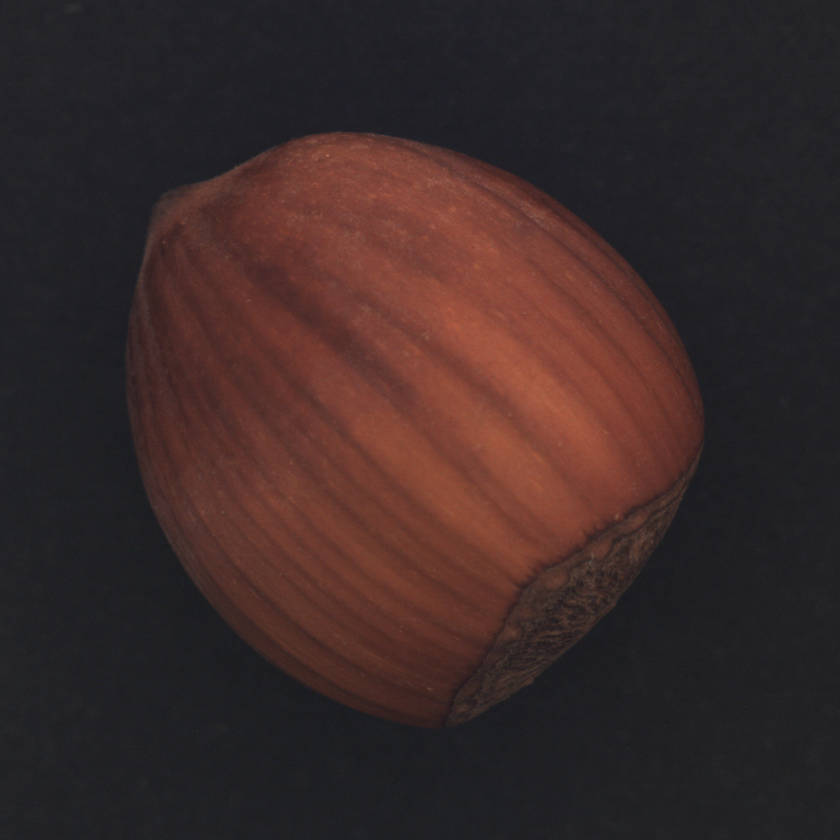
#> input picture data/001.png, 840 x 840 px, shrunk from 1024 x 1024 before the run; its folder holds only this picture in this run
$ jupyter execute --allow-errors Registration.ipynb
#> lines starting #> are read from the running program, lines starting #| are printed output that depends on the picture
[cell 1]
import os, cv2, glob

import numpy as np

import matplotlib.pyplot as plt

[cell 2]
DATA_DIR = os.path.join('data')
paths = glob.glob(os.path.join(DATA_DIR, '*.png'))

[cell 3]
def rotate(img, angle=90, scale=1.0):
    h, w, _ = img.shape
    x_c, y_c = w//2, h//2

    m = cv2.getRotationMatrix2D((x_c, y_c), angle, scale)
    outs = cv2.warpAffine(img, m, (w, h))
    return outs

def plot_imshow(img, types='hwc', fname='sample.pdf', savefig=False):
    if types == 'chw':
        img = np.transpose(img, (1, 2, 0))

    plt.figure(figsize=(6,6))
    plt.imshow(img)
    if savefig:
        plt.savefig(fname, dpi=200)
    plt.show()


def detector(img1, img2, model):
    h, w, _ = img1.shape
    k1, d1 = model.detectAndCompute(img1, None)
    k2, d2 = model.detectAndCompute(img2, None)

    bf = cv2.BFMatcher(cv2.NORM_L2, crossCheck=True)

    matches = bf.match(d1, d2)
    matches = sorted(matches, key=lambda x: x.distance)
    no_of_matches = len(matches)

    p1 = np.zeros((no_of_matches, 2))
    p2 = np.zeros((no_of_matches, 2))

    for i in range(len(matches)):
        p1[i, :] = k1[matches[i].queryIdx].pt
        p2[i, :] = k2[matches[i].trainIdx].pt

    homography, mask = cv2.findHomography(p1, p2, cv2.RANSAC)

    transformed_img = cv2.warpPerspective(img2, homography, (w, h))

    outs = cv2.drawMatches(img1, k1, img2, k2, matches[:20], None, flags=2)

    return outs, transformed_img

[cell 4]
imgs = cv2.imread(paths[0])
#> imgs is the input picture: shape (840, 840, 3); mean B, G, R 41, 41.8, 58.6
#> (the rest of this cell did not finish here and is left out)

[cell 5]
plot_imshow(imgs)

#> (a cell that did not finish here is left out)

#> (a cell that did not finish here is left out)

### ORB Registration

[cell 8]
orb_detector = cv2.ORB_create()

imgs = cv2.normalize(imgs, None, 0, 255, cv2.NORM_MINMAX).astype('uint8')
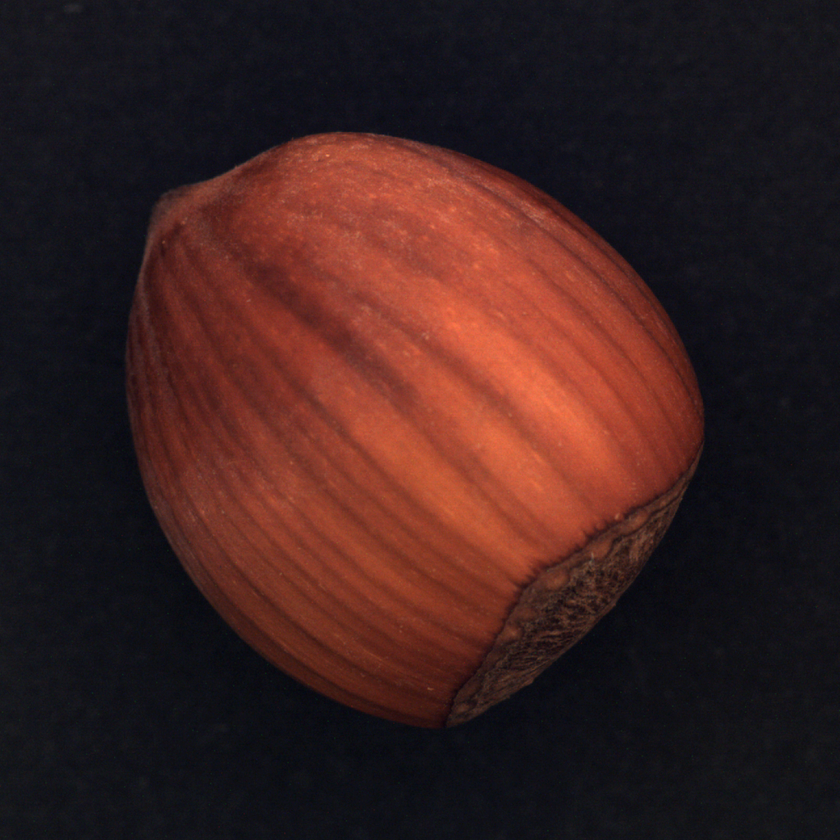
#> imgs: shape (840, 840, 3); mean B, G, R 31.1, 32.4, 59.9
#> (the rest of this cell did not finish here and is left out)
